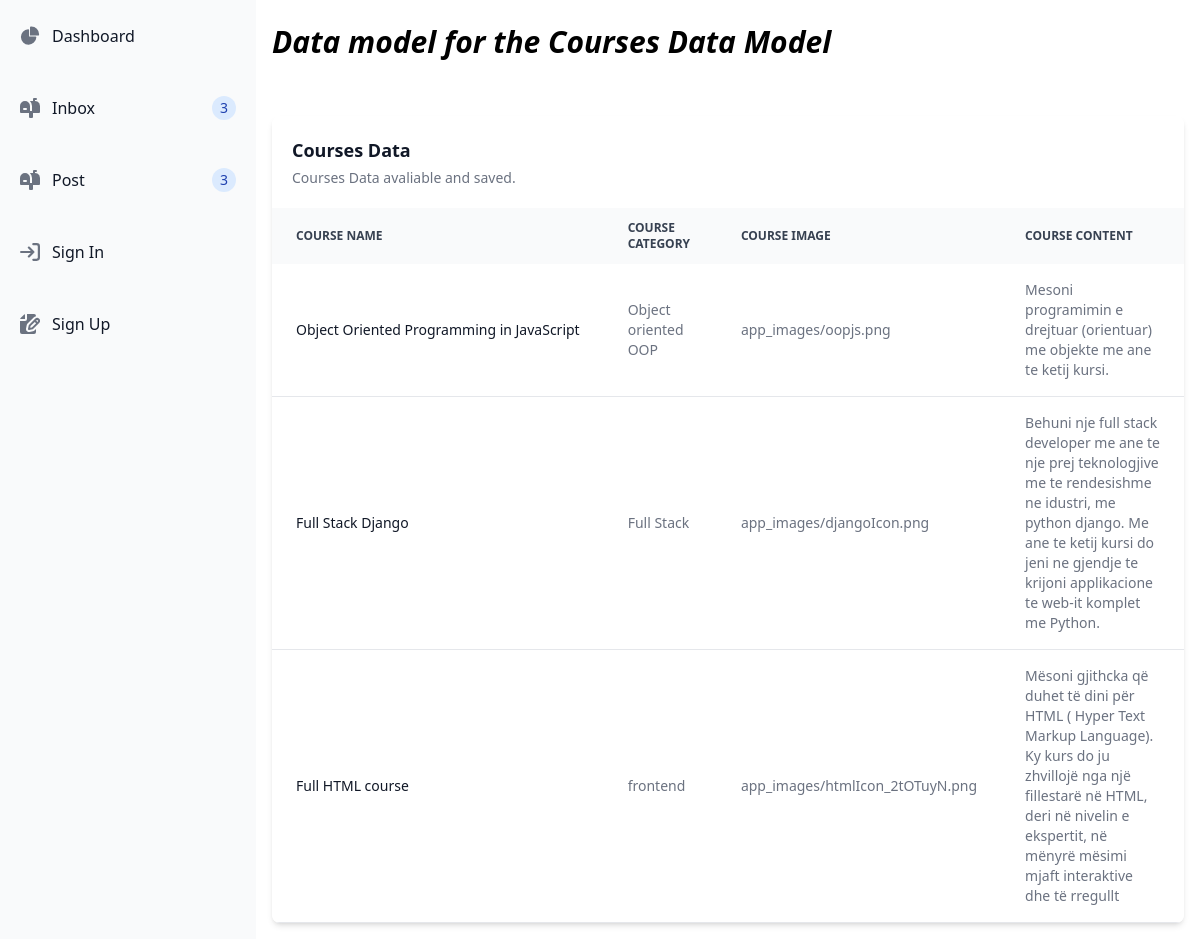
Screenshot of /dashboard/coursesData/ with the database file from the repository.
### courses/models.py (models this page shows, shortened)
class CourseModel(models.Model):
	image = models.ImageField(upload_to="app_images", blank=True, null=True)
	category = models.ForeignKey(Category, related_name="video", on_delete=models.CASCADE)
	name = models.CharField(max_length=100)
	content = models.TextField(blank=True, null=True)

class Category(models.Model):
	name = models.CharField(max_length=100)
	class Meta:
		ordering = ('name',)
		verbose_name_plural = "Categories"
	def __str__(self):
		return self.name

### dashboard/views.py (the view)
# urls.py: path('coursesData/', views.coursesData, name="coursesData"),
def coursesData(request):
    courses_data = CourseModel.objects.all()
    return render(request, "dashboard/coursesData.html", {
        'courses_data': courses_data,
    })

### dashboard/templates/dashboard/coursesData.html (shortened to what this page needs)
{% extends "dashboard/base.html" %}
{% block content %}
<div class="p-4 sm:ml-64 flex flex-col justify-center items-center">
    <div>
        <h1 class="text-3xl my-2 font-semibold italic mb-14">Data model for the Courses Data Model</h1>
    <div class="relative overflow-x-auto shadow-md sm:rounded-lg">
        <table class="w-full text-sm text-left rtl:text-right text-gray-500 dark:text-gray-400">
            <caption class="p-5 text-lg font-semibold text-left rtl:text-right text-gray-900 bg-white dark:text-white dark:bg-gray-800">
                Courses Data
                <p class="mt-1 text-sm font-normal text-gray-500 dark:text-gray-400">Courses Data avaliable and saved.</p>
            </caption>
            <thead class="text-xs text-gray-700 uppercase bg-gray-50 dark:bg-gray-700 dark:text-gray-400">
                <tr>
                    <th scope="col" class="px-6 py-3">
                        Course name
                    </th>
                    <th scope="col" class="px-6 py-3">
                        Course category
                    </th>
                    <th scope="col" class="px-6 py-3">
                        Course image
                    </th>
                    <th scope="col" class="px-6 py-3">
                        Course content
                    </th>
                </tr>
            </thead>
            <tbody>
                {% for item in courses_data %}
                    <tr class="bg-white border-b dark:bg-gray-800 dark:border-gray-700">
                        <th scope="row" class="px-6 py-4 font-medium text-gray-900 whitespace-nowrap dark:text-white">
                            {{ item.name }}
                        </th>
                        <td class="px-6 py-4">
                            {{ item.category }}
                        </td>
                        <td class="px-6 py-4">
                            {{ item.image }}
                        </td>
                        <td class="px-6 py-4">
                            {{ item.content }}
                        </td>
                    </tr>
                {% endfor %}
            </tbody>
        </table>
    </div>
    </div>
</div>
{% endblock %}

### dashboard/templates/dashboard/base.html (shortened to what this page needs)
{% load static %}
<!DOCTYPE html>
<html>
    <head>
        <script src="https://cdn.tailwindcss.com"></script>
    </head>
    <body>
        <header>
             <aside id="default-sidebar" class="fixed top-0 left-0 z-40 w-64 h-screen transition-transform -translate-x-full sm:translate-x-0" aria-label="Sidebar">
                <div class="h-full px-3 py-4 overflow-y-auto bg-gray-50 dark:bg-gray-800">
                   <ul class="space-y-8 font-medium">
                      <li>
                         <a href="{% url 'dashboard:index' %}" class="flex items-center p-2 text-gray-900 rounded-lg dark:text-white hover:bg-gray-100 dark:hover:bg-gray-700 group">
                            <span class="ms-3">Dashboard</span>
                         </a>
                      </li>
                      <li>
                        <a href="{% url 'dashboard:blog' %}" class="flex items-center p-2 text-gray-900 rounded-lg dark:text-white hover:bg-gray-100 dark:hover:bg-gray-700 group">
                           <span class="flex-1 ms-3 whitespace-nowrap">Inbox</span>
                           <span class="inline-flex items-center justify-center w-3 h-3 p-3 ms-3 text-sm font-medium text-blue-800 bg-blue-100 rounded-full dark:bg-blue-900 dark:text-blue-300">3</span>
                        </a>
                      </li>
                      <li>
                           <a href="{% url 'dashboard:add' %}" class="flex items-center p-2 text-gray-900 rounded-lg dark:text-white hover:bg-gray-100 dark:hover:bg-gray-700 group">
                              <span class="flex-1 ms-3 whitespace-nowrap">Post</span>
                              <span class="inline-flex items-center justify-center w-3 h-3 p-3 ms-3 text-sm font-medium text-blue-800 bg-blue-100 rounded-full dark:bg-blue-900 dark:text-blue-300">3</span>
                           </a>
                      </li>
                      <li>
                         <a href="{% url 'core:login' %}" class="flex items-center p-2 text-gray-900 rounded-lg dark:text-white hover:bg-gray-100 dark:hover:bg-gray-700 group">
                            <span class="flex-1 ms-3 whitespace-nowrap">Sign In</span>
                         </a>
                      </li>
                      <li>
                         <a href="{% url 'core:signup' %}" class="flex items-center p-2 text-gray-900 rounded-lg dark:text-white hover:bg-gray-100 dark:hover:bg-gray-700 group">
                            <span class="flex-1 ms-3 whitespace-nowrap">Sign Up</span>
                         </a>
                      </li>
                   </ul>
                </div>
             </aside>
        </header>
        <main>
            {% block content %}{% endblock %}
        </main>
    </body>
</html>

### rows the page displays
CourseModel: name "Object Oriented Programming in JavaScript", category "Object oriented OOP", image "app_images/oopjs.png", content "Mesoni programimin e drejtuar (orientuar) me objekte me ane te ketij kursi."
CourseModel: name "Full Stack Django", category "Full Stack", image "app_images/djangoIcon.png", content "Behuni nje full stack developer me ane te nje prej teknologjive me te rendesishme ne idustri, me python django. Me ane te ketij kursi do jeni ne gjendje te krijoni applikacione te web-it komplet me Python."
CourseModel: name "Full HTML course", category "frontend", image "app_images/htmlIcon_2tOTuyN.png", content "Mësoni gjithcka që duhet të dini për HTML ( Hyper Text Markup Language). Ky kurs do ju zhvillojë nga një fillestarë në HTML, deri në nivelin e ekspertit, në mënyrë mësimi mjaft interaktive dhe të rregullt"
